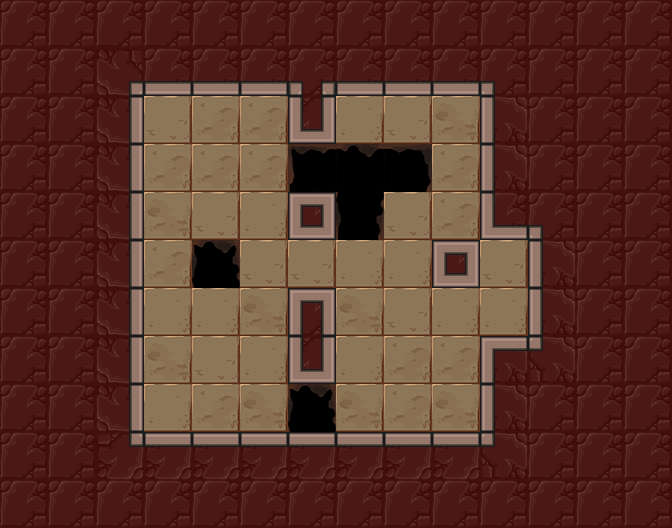

Rendered tile map (Tiled .tmx) drawn with the repository's tilesets; below, a short description and the map source with its tile grids summarised:
An orthogonal 14x11 tile map with 48x48 px tiles, 3 tile layers (Floor, Holes, Walls), 6 tilesets and 7 objects (3x mirror, lightOrb, lightSwitch, player_start, exit).

<map version="1.0" orientation="orthogonal" renderorder="right-down" width="14" height="11" tilewidth="48" tileheight="48" nextobjectid="120">
 <tileset firstgid="1" name="walls" tilewidth="48" tileheight="48" tilecount="42">
  <image source="../../images/kongregate_release/wall_sheet.png" width="336" height="288" />
 </tileset>
 <tileset firstgid="43" name="exit" tilewidth="48" tileheight="48" tilecount="12">
  <image source="../../images/kongregate_release/gate_sheet.png" width="192" height="144" />
 </tileset>
 <tileset firstgid="55" name="floors" tilewidth="48" tileheight="48" tilecount="4">
  <image source="../../images/kongregate_release/floor_sheet.png" width="192" height="48" />
 </tileset>
 <tileset firstgid="59" name="holes" tilewidth="48" tileheight="48" tilecount="24">
  <image source="../../images/kongregate_release/hole_sheet.png" width="288" height="192" />
 </tileset>
 <tileset firstgid="83" name="mirrors" tilewidth="48" tileheight="48" tilecount="4">
  <image source="../../images/kongregate_release/mirror_sheet.png" width="96" height="96" />
 </tileset>
 <tileset firstgid="87" name="orb_sheet" tilewidth="48" tileheight="48" tilecount="9">
  <image source="../../images/kongregate_release/orb_sheet.png" width="144" height="144" />
 </tileset>
 <layer name="Floor" width="14" height="11">
  <properties>
   <property name="tileset" value="floors" />
  </properties>
  <data>[154 cells, 40 non-empty, 4 distinct tile ids]</data>
 </layer>
 <layer name="Holes" width="14" height="11">
  <properties>
   <property name="tileset" value="holes" />
  </properties>
  <data>[154 cells, 6 non-empty, 5 distinct tile ids]</data>
 </layer>
 <layer name="Walls" width="14" height="11">
  <properties>
   <property name="tileset" value="walls" />
  </properties>
  <data>[154 cells, 108 non-empty, 15 distinct tile ids]</data>
 </layer>
 <objectgroup name="Objects" visible="0" />
 <objectgroup name="Mirrors">
  <object id="113" type="mirror" gid="2147483732" x="384" y="384" width="48" height="48">
   <properties>
    <property name="sides" value="1" />
   </properties>
  </object>
  <object id="114" type="mirror" gid="2147483732" x="432" y="384" width="48" height="48">
   <properties>
    <property name="sides" value="1" />
   </properties>
  </object>
  <object id="115" type="mirror" gid="2147483732" x="192" y="384" width="48" height="48">
   <properties>
    <property name="sides" value="1" />
   </properties>
  </object>
 </objectgroup>
 <objectgroup name="Light">
  <object id="116" type="lightOrb" gid="91" x="144" y="288" width="48" height="48">
   <properties>
    <property name="direction" value="16" />
   </properties>
  </object>
  <object id="117" type="lightSwitch" gid="87" x="432" y="192" width="48" height="48" />
 </objectgroup>
 <objectgroup color="#141ba4" name="player_start">
  <object id="118" type="player_start" x="144" y="384" width="48" height="48">
   <properties>
    <property name="direction_facing" value="16" />
    <property name="initial_zoom" value="0.7" />
   </properties>
  </object>
 </objectgroup>
 <objectgroup color="#71a400" name="Exit">
  <object id="119" type="exit" gid="43" x="480" y="288" width="48" height="48" />
 </objectgroup>
</map>
